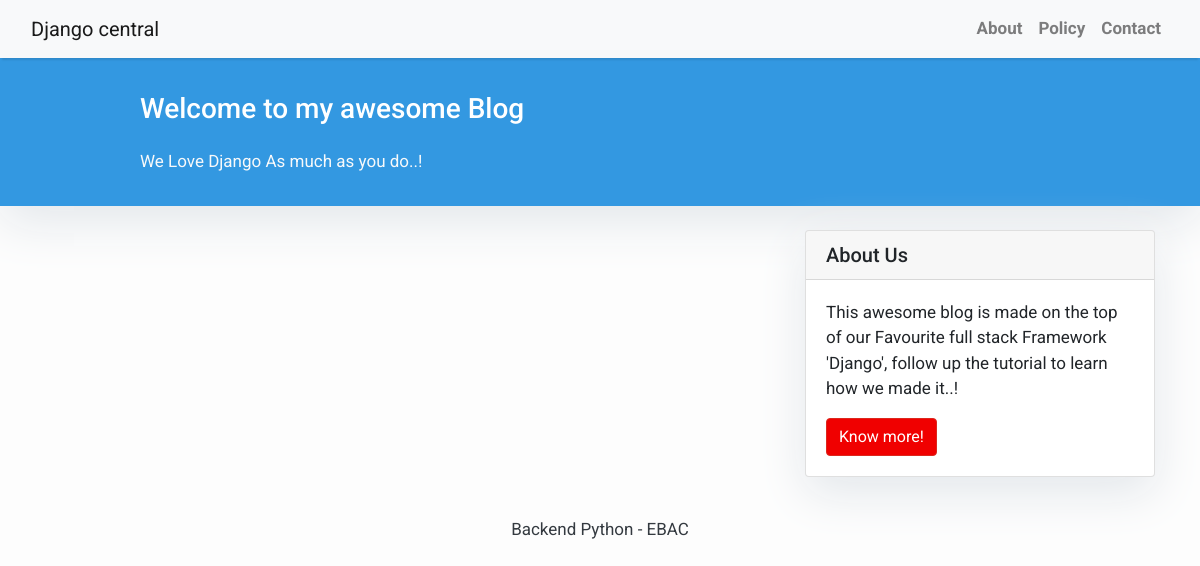
The app's page /home, older data.
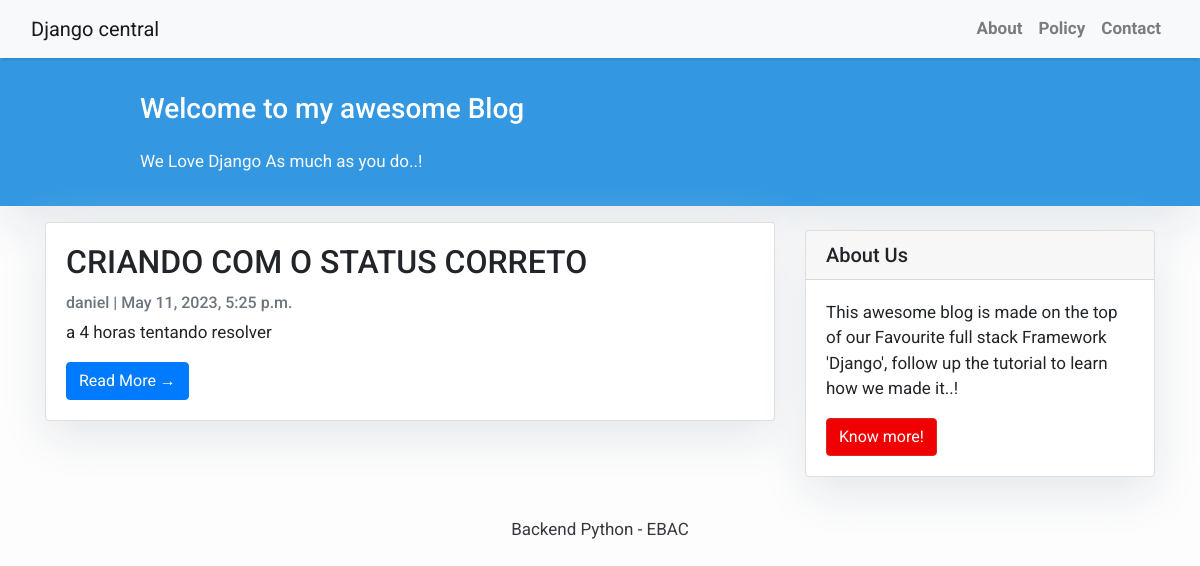
The same page, newer data.
### blog/models/post.py (models this page shows, shortened)
class Post (models.Model):
    title = models.CharField(max_length=200, unique=True)
    slug = models.SlugField(max_length=200, unique=True)
    author = models.ForeignKey(User, on_delete=models.CASCADE, related_name="blog_posts")
    updated_on = models.DateTimeField(auto_now=True)
    content = models.TextField()
    created_on = models.DateTimeField(auto_now_add=True)
    status = models.IntegerField(choices=STATUS, default=0)
    class Meta:
        ordering = ["-created_on"]

### blog/views/post_view.py (the view)
# urls.py: path("", views.PostView.as_view(), name="home"),
class PostView(generic.ListView):
    queryset = Post.objects.filter(status=1).order_by('-created_on')
    template_name = 'index.html'

### templates/index.html (shortened to what this page needs)
{% extends "base.html" %}
{% block content %}
{% load static %}
<link rel="stylesheet" href="{% static 'css/style.css' %}">
<header class="masthead">
    <div class="container">
        <div class="row">
            <div class=" col-md-8 col-md-10 mx-auto">
                <div class="site-heading">
                    <h3 class=" site-heading my-4 mt-3 text-white"> Welcome to my awesome Blog </h3>
                    <p class="text-light">We Love Django As much as you do..! &nbsp
                    </p>
                </div>
            </div>
        </div>
    </div>
</header>
<div class="container">
    <div class="row">
        <div class="col-md-8 mt-3 left">
            {% for post in post_list %}
            <div class="card mb-4">
                <div class="card-body">
                    <h2 class="card-title">{{ post.title }}</h2>
                    <p class="card-text text-muted h6">{{ post.author }} | {{ post.created_on}} </p>
                    <p class="card-text">{{post.content|slice:":200" }}</p>
                    <a href="{% url 'post_detail' post.slug  %}" class="btn btn-primary">Read More &rarr;</a>
                </div>
            </div>
            {% endfor %}
        </div>
        {% block sidebar %} {% include 'sidebar.html' %} {% endblock sidebar %}
    </div>
</div>
{%endblock%}

Row changes from the older to the newer data that the page shows:
added Post: title "CRIANDO COM O STATUS CORRETO", author "daniel", created_on "May 11, 2023, 5:25 p.m.", content "a 4 horas tentando resolver"
